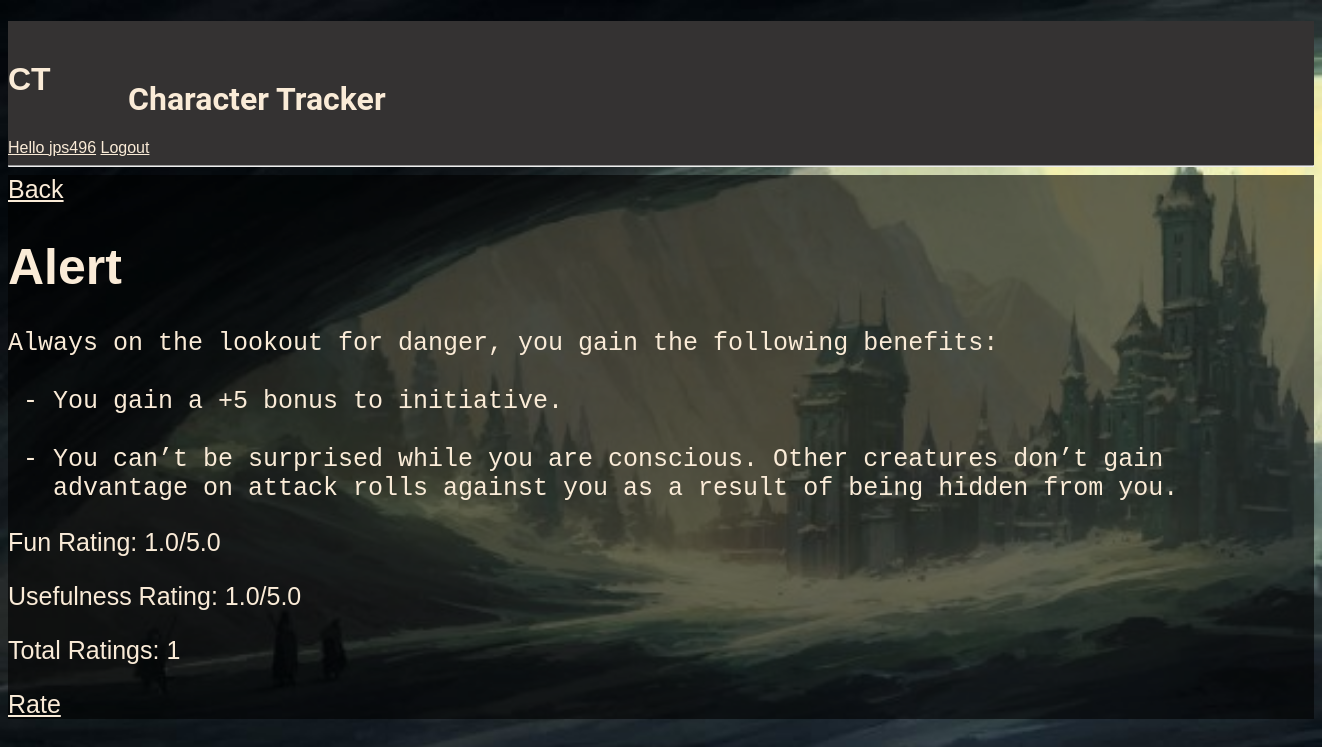
The page /feat/2/ (signed in) on the database its author committed.
### base/models.py (models this page shows, shortened)
class Feat(models.Model):
    name = models.CharField(max_length=60)
    description = models.TextField(null=True, blank=True)
    numberRatings = models.IntegerField(default=0)
    @property
    def avg_fun_rating(self):
        avg = self.feat_rating.all().aggregate(Avg('fun')).get('fun__avg', 0)
        if avg is None:
            return 0.0
        else:
            return round(avg, 1)
    @property
    def avg_useful_rating(self):
        avg = self.feat_rating.all().aggregate(Avg('usefulness')).get('usefulness__avg')
        if avg is None:
            return 0.0
        else:
            return round(avg, 1)
    @property
    def total_rating(self):
        total = self.feat_rating.all().annotate(rate_count=Count('fun'))
        if total is None:
            return 0.0
        else:
            return total

### base/views.py (the view)
# urls.py: path('feat/<str:pk>/', views.feat, name="feat"),
@login_required(login_url='/login')
def feat(request, pk):
    feat = Feat.objects.get(id=pk)
    context = {'feat': feat}
    return render(request, 'base/feat.html', context)

### base/templates/base/feat.html
{% extends 'main.html' %}
{% load static %}
{% block content %}
<link rel='stylesheet' type='text/css' media='screen' href="{% static 'stylesheets/feat.css'%}">
<div class =  "feat-body">
    <div>
        <a href="{% url 'rate-options' %}">Back</a>
    </div>
    <div class = "feat" >
        <h1 class = "feat-title">{{feat.name}}</h1>
        <div>
            <pre>{{feat.description}}</pre>
        </div>
        <div>
            <p>Fun Rating: {{feat.avg_fun_rating}}/5.0 </p>
            <p>Usefulness Rating: {{feat.avg_useful_rating}}/5.0</p>
            <p>Total Ratings: {{feat.total_rating.all.count}}</p>
        </div>
        <div>
            <a href="{% url 'rate-feat' feat.id %}">Rate</a>
        </div>
    </div>
</div>
{% endblock content %}

### templates/navbar.html
{% load static %}
<div class = "header" >
<link rel='stylesheet' type='text/css' media='screen' href="{% static 'stylesheets/navbar.css'%}">
<a class="home_link" href="/" style="text-decoration:none">
    <h1 class= "logo"> CT </h1> <h1 class="title"> Character Tracker </h1>
</a>
{% if request.user.is_authenticated %}
<a href="{% url 'user-profile' %}">Hello {{request.user}}</a>
<a href = "{% url 'logout' %}">Logout</a>
{% else %}
<a href="{% url 'registration'%}">Registration</a>
<a href = "{% url 'login' %}">Login</a>
{% endif %}
<hr>
</div>

### static/stylesheets/main.css (style rules this page uses)
body { background-color: #808080; font-family: Cambria, sans-serif; background-image: url("/static/images/main-background.jpg"); background-repeat: no-repeat; background-position: top; background-attachment: fixed; background-size: cover; height: 100%; }

### static/stylesheets/navbar.css (style rules this page uses)
.header { background-color: #343232; }
.logo { position: relative; top: 40px }
.title { font-family: Roboto, sans-serif; font-size: 32px; position: relative; left:120px; }
a:link { color: antiquewhite; }

### static/stylesheets/feat.css (style rules this page uses)
.feat-body { font-size: 25px; background-color: rgba(0, 0, 0, 0.6); }
.feat { color: antiquewhite; font-size: 25px; text-align: start; }
.feat-title { align-self: start; }

### rows shown on the page
Feat: name "Alert", description "Always on the lookout for danger, you gain the following benefits: - You gain a +5 bonus to initiative. - You can’t be surprised while you are conscious. Other creatures don’t gain advantage on attack rolls against you as a result of being hidden from you.", avg_fun_rating "1.0", avg_useful_rating "1.0", total_rating.all.count "1"

### other values the page prints
{{ request.user }} "jps496"
